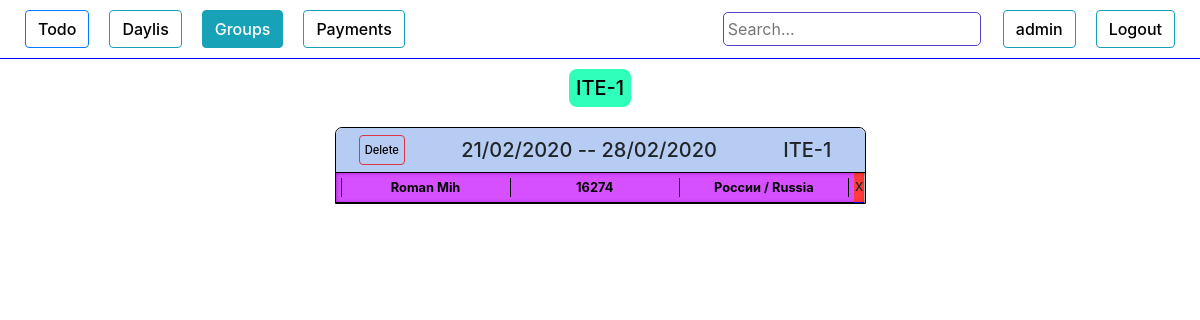
Page /groups/ (signed in) on the earlier database version.
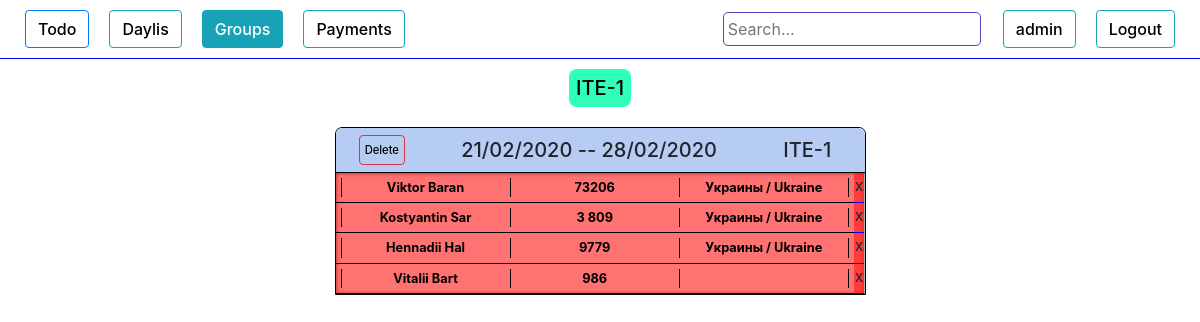
Same page on the later database version.
### authorization/models.py (models this page shows, shortened)
class Group(models.Model):
    name            = models.CharField(max_length=100, blank=True)
    created_date    = models.DateTimeField(blank=True, null=True)
    course          = models.ForeignKey(Course, on_delete=models.DO_NOTHING, null=True)
    active          = models.BooleanField(default=True)
    time_start      = models.DateTimeField(blank=True, null=True)
    time_end        = models.DateTimeField(blank=True, null=True)
    def __str__(self):
        return self.name
    def get_related(self):
        li = People.objects.filter(group = self)
        return li
    def is_active(self):
        return self.active
    def get_time_start(self):
        if self.time_start:
            time = self.time_start.date().strftime('%d/%m/%Y')
            return time
        else: return "no time"
    def get_time_end(self):
        if self.time_end:
            time = self.time_end.date().strftime('%d/%m/%Y')
            return time
        else: return "no time"

class People(models.Model):
    add_date        = models.DateTimeField(blank=True, null=True)
    name            = models.CharField(max_length=100, blank=True)
    phone           = models.CharField(max_length=100, blank=True)
    email           = models.CharField(max_length=100, blank=True)
    course          = models.ForeignKey(Course, on_delete=models.DO_NOTHING)
    country         = models.CharField(max_length=100, blank=True)
    university      = models.CharField(max_length=100, blank=True)
    work            = models.CharField(max_length=100, blank=True)
    where_from      = models.CharField(max_length=100, blank=True)
    ip              = models.CharField(max_length=100, blank=True)
    currency        = models.CharField(max_length=100, blank=True)
    course_price    = models.IntegerField(blank=True, null=True)
    comments        = models.TextField(blank=True)
    wishes          = models.TextField(blank=True)
    callback_time   = models.DateTimeField(blank=True, null=True)
    group           = models.ForeignKey(Group, on_delete=models.DO_NOTHING, null=True, blank=True)
    request_status  = models.CharField(max_length=100, blank=True)
    need_confirm  = models.BooleanField(blank=True, null=True)
    first_payment_date   = models.DateTimeField(blank=True, null=True)
    full_payment_date  = models.DateTimeField(blank=True, null=True)
    payment_history = models.TextField(blank=True)
    total_payment   = models.IntegerField(blank=True, null=True)
    obligation      = models.IntegerField(blank=True, null=True)
    def call_status(self):
        if self.request_status != 'перезвонить':
            return False
        else :
            return True
    def is_full_payed(self):
        return (self.request_status == 'оплачено')
    def is_particaly_payed(self):
        return (self.request_status == 'оплачено частично')
    def is_not_payed(self):
        return (self.request_status == 'ожидаем оплату')
    def is_need_confirm(self):
        return (self.need_confirm)
    def is_not_deleted(self):
        return (self.request_status != "удален")

### authorization/views.py (the view)
# urls.py: path('groups/', views.groups, name='groups'),
@login_required
def groups(request):
    if request.method == 'POST':
        n_form = UserUpdateForm(request.POST, instance=request.user)
        if n_form.is_valid():
            n_form.save()
            messages.success(request, f'Data has been updated!')
            return redirect('staff')
        else:
            messages.warning(request, f'Something wrong, maybe this name is allready taken')
            return redirect('staff')
    else:
        n_form = UserUpdateForm(instance=request.user)
        li = set(Group.objects.all())
        context = {
        "n_form":n_form,
        "li":li,
        }
        return render(request,"groups.html",context)

### authorization/forms.py
class UserUpdateForm(forms.ModelForm):
    class Meta:
        model = User
        fields = ['username',]

### authorization/models.py (called while the page is built)
    def __str__(self):
        return self.name

### authorization/templates/groups.html (shortened to what the changed rows need)
{% load crispy_forms_tags %}
<!DOCTYPE html>
<html lang="en">
<head>
    <link rel="stylesheet" href="https://stackpath.bootstrapcdn.com/bootstrap/4.4.1/css/bootstrap.min.css">
    {% load staticfiles %}
    <link rel="stylesheet" href="{% static 'style.css' %}" type="text/css">
</head>
<body>
    <div class="content ">
        <div class="new_tables">
            <div class="groups_list">
                {% if li %}
                    {% for list_items in li %}{% if list_items.is_active %}
                            <a href="#{{ list_items }}"><h5>{{ list_items }}</h5></a>
                    {% endif %}{% endfor %}
                {% endif %}
            </div>
            {% if li %}
                <div class="table_groups">
                {% for list_items in li %}{% if list_items.is_active %}
                    <div class="table_group table show" id="{{ list_items }}" >
                        <div class="table_header " >
                            <button class="btn btn-outline-danger gr-del-btn" type="button" data-toggle="collapse" data-target="#ConfirmationFieldDel{{list_items.id}}" aria-expanded="false" >Delete</button>
                            <h5>{{ list_items.get_time_start }} --  {{ list_items.get_time_end }}</h5>
                            <h5>{{ list_items }}</h5>
                        </div>
                        <div class="table_content table_content_groups show" id='table_content'>
                        {% for item in list_items.get_related %}{% if item.is_not_deleted %}
                            <div class="item groups_item">
                                <a class="gr-a gr-p" style="width: 98%;" href="{% url 'item_groups_update' item.id %}" target="_blank" onClick="popupWin = window.open(this.href, 'Window', 'location,width=720,height=800,top=200,left=300'); popupWin.focus(); return false;">
                                    <div class="item_header" data-toggle="collapse" data-target="#item_description"
                                    {% if item.is_need_confirm %} style="background-color: rgba(195, 0, 255, 0.685);" {% endif %}
                                    {% if item.is_not_payed %} style="background-color: rgba(255, 0, 0, 0.554);" {% endif %}>
                                        <table class="item_info_table" style="width:100%">
                                            <tr>
                                            <th><div class="name">{{item.name}}</div></th>
                                            <th><div class="phone">{{item.phone}}</div></th>
                                            <th><div class="country">{{item.country}}</div></th>
                                            </tr>
                                        </table>
                                    </div>
                                </a>
                                <span style="width: 2%;" id="del_btn" type="button" data-toggle="collapse" data-target="#ConfirmationFieldDel{{item.id}}" aria-expanded="false" >x</span>
                            </div>
                            {% endif %}
                        {% endfor %}
                        </div>
                    </div>
                    {% endif %}
                    {% endfor %}
                </div>
            {% else %}
                <h3 style="text-align: center;">Still no tables or something wrong</h3>
            {% endif %}
        </div>
    </div>
</body>
</html>

Differences in the rows shown:
removed People: name "Roman Mih", phone "16274", country "России / Russia", request_status empty (drawn), need_confirm True (drawn)
added People: name "Viktor Baran", phone "73206", country "Украины / Ukraine"
added People: name "Kostyantin Sar", phone "3 809", country "Украины / Ukraine"
added People: name "Hennadii Hal", phone "9779", country "Украины / Ukraine"
added People: name "Vitalii Bart", phone "986"
